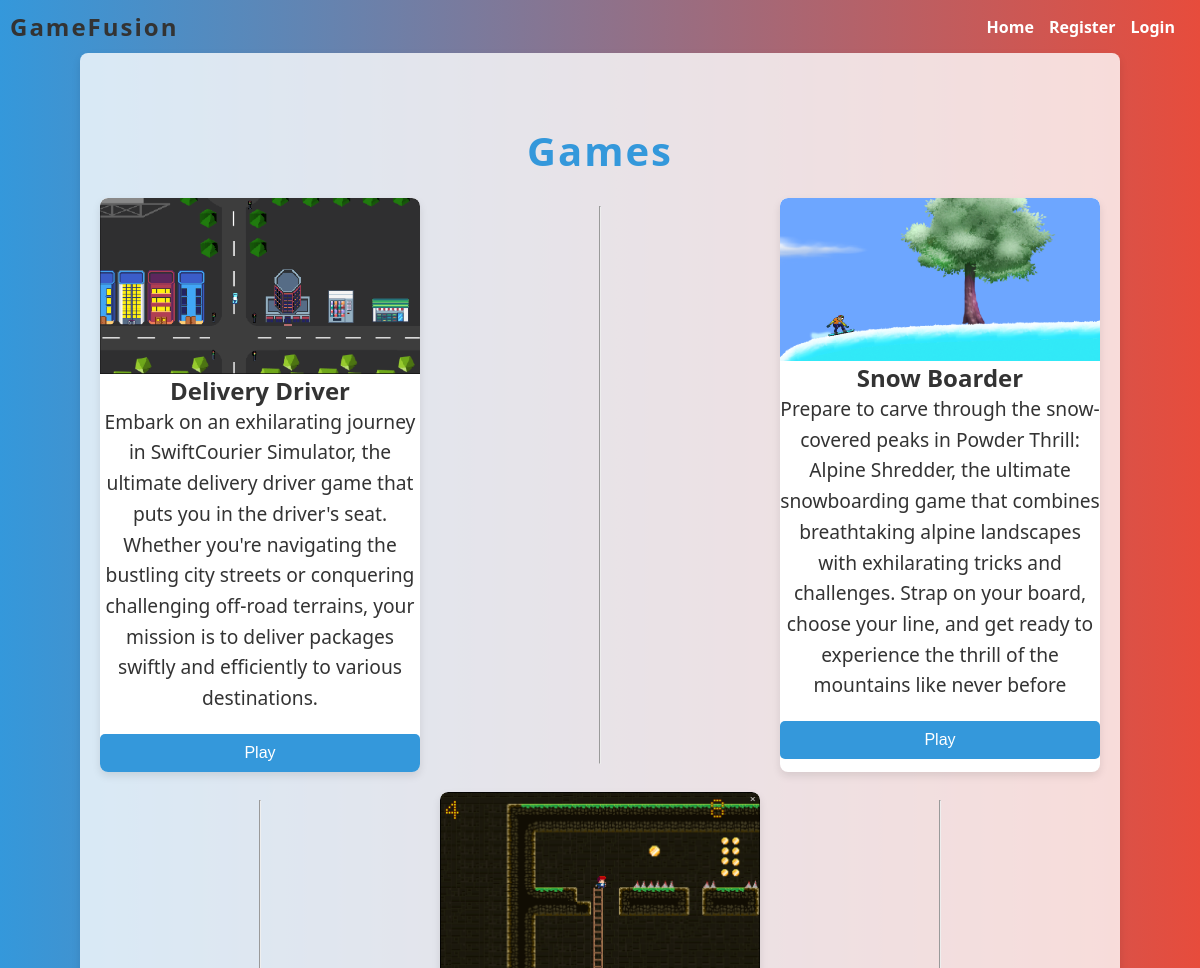
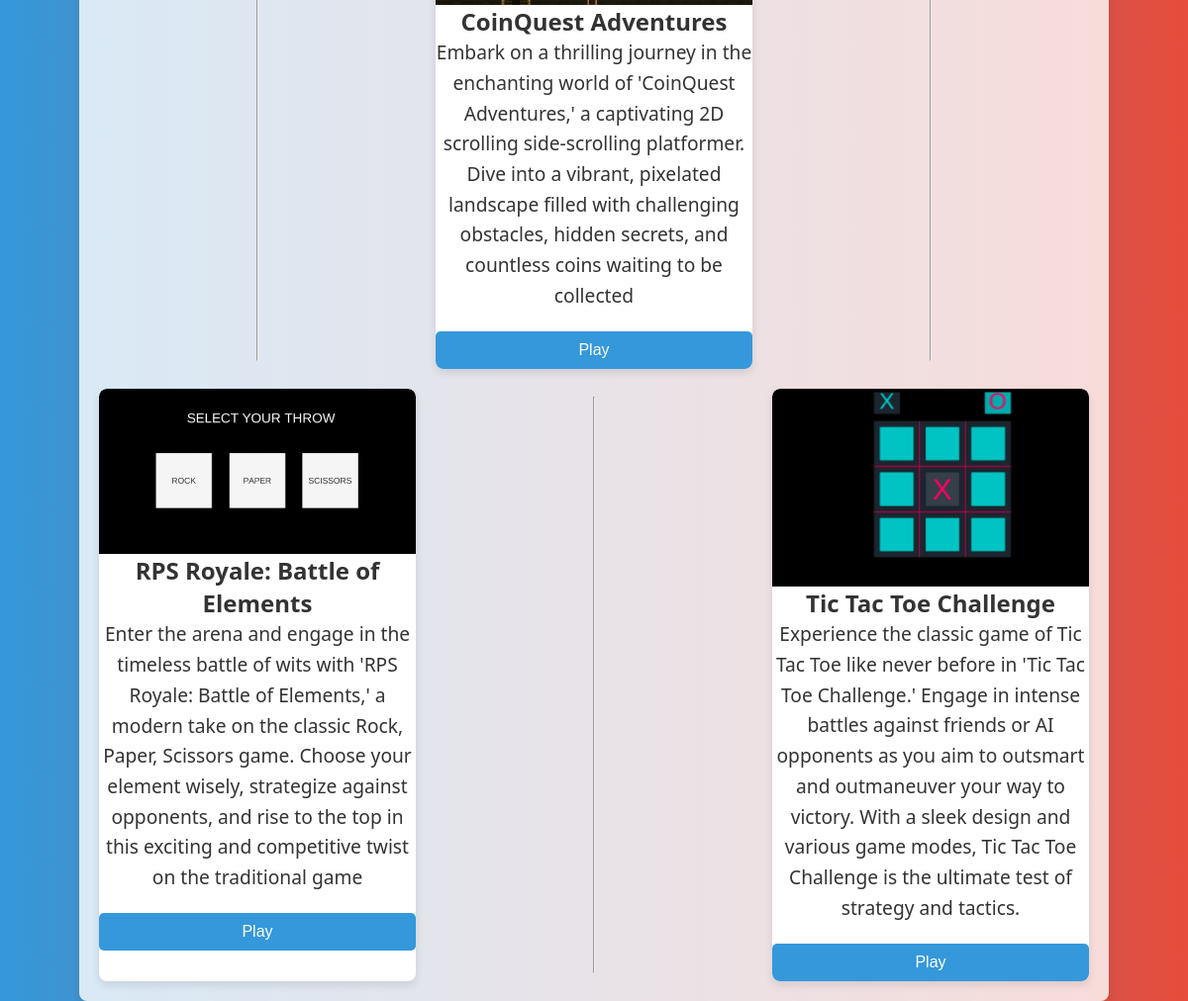
Screenshot of /game/ with the database file from the repository (2 pictures, top to bottom).
### mainapp/models.py (models this page shows, shortened)
class Game(models.Model):
    title = models.CharField(max_length=100)
    description = models.TextField()
    image = models.ImageField(upload_to='game_images/')
    website = models.CharField(max_length=100, default="")

### mainapp/views.py (the view)
# urls.py: path('game/', game, name='game'),
def game(request):
    links = [
        "https://play.unity.com/mg/other/delivery-driver-8",
        "https://play.unity.com/mg/other/snow-boarder-1",
        "https://play.unity.com/mg/other/my-gamedev-tv-tilevania-project",
        "https://play.unity.com/mg/other/rock-paper-scissors-4",
        "https://play.unity.com/mg/other/uy-studios-tic-tac-toe-basic-ai-version",
    ]
    loop_range = range(5)
    games = Game.objects.all()
    return render(request, 'mainapp/game.html', {'games': games, 'links':links, 'i': 0})

### mainapp/templates/mainapp/game.html (shortened to what this page needs)
    {% extends 'base.html' %}
    {% load static %}
    {% block content %}
        <h1>Games</h1>
        <div class="game-grid">
            {% for game in games %}
                <div class="game-card">
                    <img src= "{{game.image.url }}" >
                    <h2>{{ game.title }}</h2>
                    <p>{{ game.description }}</p>
                    <a href="{{game.website}}"><button class="play-button" >Play</button></a>
                </div>
                {% if not forloop.last %}<hr>{% endif %}
            {% endfor %}
        </div>
    {% endblock %}

### accounts/templates/base.html (shortened to what this page needs)
<!DOCTYPE html>
<html lang="en">
<head>
    <link rel="stylesheet" href="https://cdnjs.cloudflare.com/ajax/libs/font-awesome/6.0.0/css/all.min.css">
</head>
<body>
    <nav>
        <h1 style="color: #333;">GameFusion</h1>
    <ul>
        <li><a href="{% url 'home' %}">Home</a></li>
        {% if user.is_authenticated %}
            <li><a href="{% url 'game' %}">Games</a></li>
            <li><a href="{% url 'profile' %}">Profile</a></li>
            <li><a href="{% url 'accounts:logout' %}">Logout</a></li>
        {% else %}
            <li><a href="{% url 'accounts:register' %}">Register</a></li>
            <li><a href="{% url 'accounts:login' %}">Login</a></li>
        {% endif %}
    </ul>
    </nav>
    <div class="container">
        {% block content %}{% endblock %}
    </div>
</body>
</html>

### accounts/templates/base.html (style rules this page uses)
body { font-family: 'Segoe UI', Tahoma, Geneva, Verdana, sans-serif; font-family: 'Segoe UI', Tahoma, Geneva, Verdana, sans-serif; margin: 0; padding: 0; background: linear-gradient(to right, #3498db, #e74c3c); color: #fff; }
nav { background-color: transparent; color: white; padding: 10px; display: flex; justify-content: space-between; align-items: center; }
nav h1 { margin: 0; font-size: 24px; }
nav ul { list-style: none; margin: 0; padding: 0; display: flex; }
nav ul li { margin-right: 15px; }
nav a { text-decoration: none; color: white; font-weight: bold; transition: color 0.3s ease; }
h1 { text-align: center; margin-top: 50px; }
.container { max-width: 800px; margin: 0 auto; padding: 20px; background-color: rgba(255, 255, 255, 0.8); box-shadow: 0 4px 8px rgba(0, 0, 0, 0.1); border-radius: 8px; }
button { background-color: #ff9900; color: white; padding: 10px; border: none; cursor: pointer; font-size: 16px; }
nav { background-color: transparent; color: #333; padding: 10px; display: flex; justify-content: space-between; align-items: center; }
.container { text-align: center; max-width: 1000px; }
h1 { color: #3498db; font-size: 2.5em; letter-spacing: 2px; margin-bottom: 10px; }
p { font-size: 1.2em; line-height: 1.6em; margin-top: 20px; }
button { background-color: #3498db; color: #ecf0f1; padding: 10px; margin-top: 20px; cursor: pointer; border: none; width: 100%; box-sizing: border-box; }

### mainapp/templates/mainapp/game.html (style rules this page uses)
.game-grid { display: grid; grid-template-columns: repeat(auto-fill, minmax(250px, 1fr)); gap: 20px; margin-top: 20px; }
.game-card { background-color: #fff; border: none; border-radius: 8px; overflow: hidden; box-shadow: 0 4px 8px rgba(0, 0, 0, 0.1); transition: transform 0.3s ease-in-out; color: #333; display: flex; flex-direction: column; height: 100%; position: relative; }
.game-card img { width: 100%; height: auto; border-radius: 8px 8px 0 0; }
.game-card h2,p { margin: 0; text-align: center; align-self: center; }
.play-button { background-color: #3498db; color: #fff; border: none; padding: 10px 20px; border-radius: 5px; cursor: pointer; transition: background-color 0.3s ease-in-out; align-self: flex-end; }

### rows the page displays
Game: image (picture), title "Delivery Driver", description "Embark on an exhilarating journey in SwiftCourier Simulator, the ultimate delivery driver game that puts you in the driver's seat. Whether you're navigating the bustling city streets or conquering challenging off-road terrains, your mission is to deliver packages swiftly and efficiently to various destinations."
Game: image (picture), title "Snow Boarder", description "Prepare to carve through the snow-covered peaks in Powder Thrill: Alpine Shredder, the ultimate snowboarding game that combines breathtaking alpine landscapes with exhilarating tricks and challenges. Strap on your board, choose your line, and get ready to experience the thrill of the mountains like never before"
Game: image (picture), title "CoinQuest Adventures", description "Embark on a thrilling journey in the enchanting world of 'CoinQuest Adventures,' a captivating 2D scrolling side-scrolling platformer. Dive into a vibrant, pixelated landscape filled with challenging obstacles, hidden secrets, and countless coins waiting to be collected"
Game: image (picture), title "RPS Royale: Battle of Elements", description "Enter the arena and engage in the timeless battle of wits with 'RPS Royale: Battle of Elements,' a modern take on the classic Rock, Paper, Scissors game. Choose your element wisely, strategize against opponents, and rise to the top in this exciting and competitive twist on the traditional game"
Game: image (picture), title "Tic Tac Toe Challenge", description "Experience the classic game of Tic Tac Toe like never before in 'Tic Tac Toe Challenge.' Engage in intense battles against friends or AI opponents as you aim to outsmart and outmaneuver your way to victory. With a sleek design and various game modes, Tic Tac Toe Challenge is the ultimate test of strategy and tactics."
